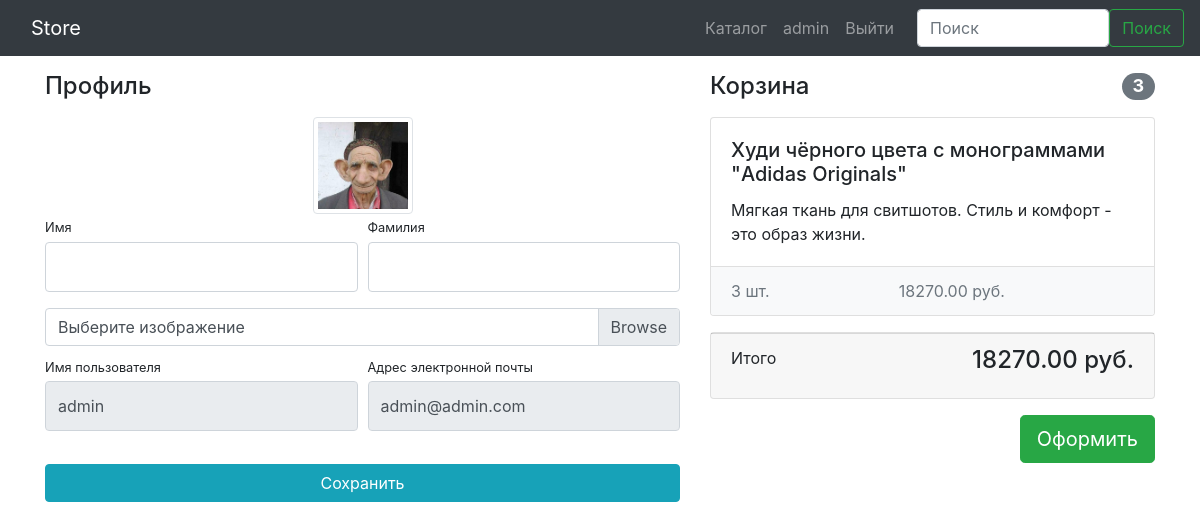
Before: /users/profile/ (signed in) with the older database file.
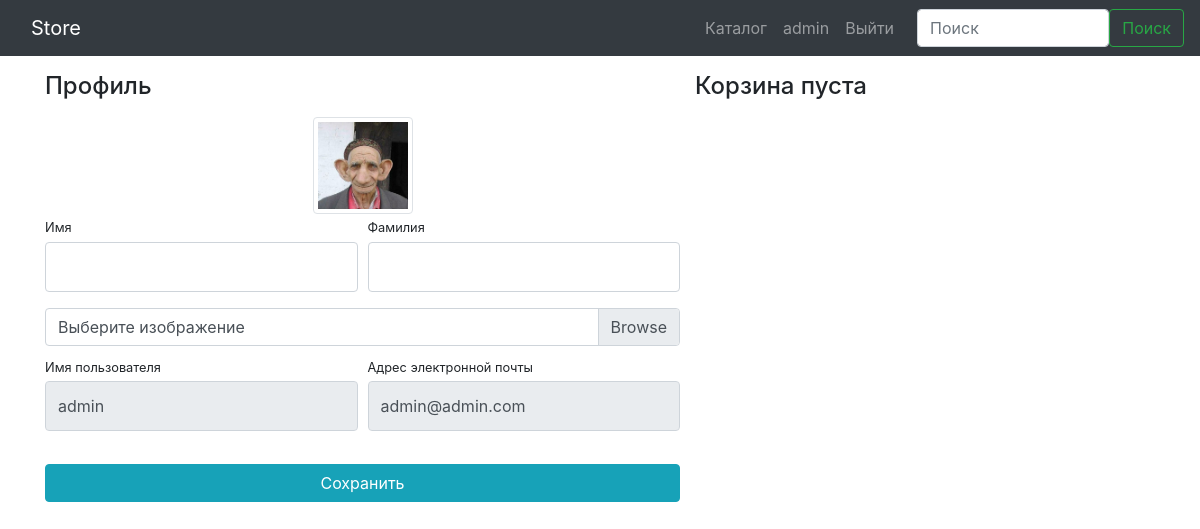
After: the same page with the newer database file.
### products/models.py (models this page shows, shortened)
class Basket(models.Model):
    user = models.ForeignKey(User, on_delete=models.CASCADE)
    product = models.ForeignKey(Product, on_delete=models.CASCADE)
    quantity = models.PositiveIntegerField(default=0)
    created_timestamp = models.DateTimeField(auto_now_add=True)
    def sum(self):
        return self.quantity * self.product.price

class Product(models.Model):
    name = models.CharField(max_length=256)
    image = models.ImageField(upload_to='products_images', blank=True)
    description = models.TextField(blank=True)
    short_description = models.CharField(max_length=64, blank=True)
    price = models.DecimalField(max_digits=8, decimal_places=2, default=0)
    quantity = models.PositiveIntegerField(default=0)
    category = models.ForeignKey(ProductCategory, on_delete=models.CASCADE)
    class Meta:
        verbose_name = "Товар"
        verbose_name_plural = "Товары"
        ordering = ['name']

### users/views.py (the view)
# urls.py: path('profile/', profile, name='profile'),
@login_required
def profile(request):
    user = request.user
    if request.method == 'POST':
        form = UserProfileForm(data=request.POST, files=request.FILES, instance=user)
        if form.is_valid():
            form.save()
            return HttpResponseRedirect(reverse('users:profile'))
    else:
        form = UserProfileForm(instance=user)
    baskets = Basket.objects.filter(user=user)
    total_quantity = sum(basket.quantity for basket in baskets)
    total_sum = sum(basket.sum() for basket in baskets)
    context = {
        'form': form,
        'title': 'Store - Личный кабинет',
        'baskets': baskets,
        'total_quantity': total_quantity,
        'total_sum': total_sum
    }
    return render(request, 'users/profile.html', context)

### users/forms.py
class UserProfileForm(UserChangeForm):
    username = forms.CharField(widget=forms.TextInput(attrs={'readonly': True}))
    email = forms.CharField(widget=forms.EmailInput(attrs={'readonly': True}))
    image = forms.ImageField(widget=forms.FileInput(), required=False)
    class Meta:
        model = User
        fields = ('username', 'email', 'first_name', 'last_name', 'image')
    def __init__(self, *args, **kwargs):
        super(UserProfileForm, self).__init__(*args, **kwargs)
        for field_name, field in self.fields.items():
            field.widget.attrs['class'] = 'form-control py-4'
        self.fields['image'].widget.attrs['class'] = 'custom-file-input'

### users/templates/users/profile.html (shortened to what this page needs)
{% extends 'products/base.html' %}
{% load static %}
{% block css %}
    <link href="{% static 'css/profile.css' %}" rel="stylesheet">
{% endblock %}
{% block content %}
    <div class="container">
        <div class="row">
            <div class="col-lg-7">
                <h4 class="mt-3 mb-3">Профиль</h4>
                <div class="col-lg-12 text-center">
                    <img width="100" height="100" src="{% if user.image %} {{ user.image.url }} {% else %} {% static 'vendor/img/users/default_avatar.jpg' %} {% endif %}" class="img-thumbnail">
                </div>
                <form action="{% url 'users:profile' %}" method="POST" enctype="multipart/form-data"> {% csrf_token %}
                    <div class="form-row">
                        <div class="col-lg-6">
                            <div class="form-group">
                                <label class="small mb-1" for="{{ form.first_name.id_for_label }}">Имя</label>
                                {{ form.first_name }}
                            </div>
                        </div>
                        <div class="col-lg-6">
                            <div class="form-group">
                                <label class="small mb-1" for="{{ form.last_name.id_for_label }}">Фамилия</label>
                                {{ form.last_name }}
                            </div>
                        </div>
                    </div>
                    <div class="form-row mb-2">
                        <div class="col-lg-12">
                            <div class="custom-file">
                                <label class="custom-file-label" for="{{ form.image.id_for_label }}">Выберите изображение</label>
                            </div>
                        </div>
                    </div>
                    <div class="form-row">
                        <div class="col-lg-6">
                            <label class="small mb-1" for="{{ form.username.id_for_label }}">Имя пользователя</label>
                            {{ form.username }}
                        </div>
                        <div class="col-lg-6">
                            <label class="small mb-1" for="{{ form.email.id_for_label }}">Адрес электронной почты</label>
                            {{ form.email }}
                        </div>
                    </div>
                    <div class="form-row">
                        <div class="col-lg-12" style="margin-top: 33px;">
                            <input class="btn btn-info btn-block" type="submit" value="Сохранить">
                        </div>
                    </div>
                </form>
            </div>
            {% include 'products/basket.html' %}
        </div>
    </div>
{% endblock %}

### products/templates/products/basket.html (shortened to what this page needs)
{% if baskets %}
    <div class="col-lg-5">
        <h4 class="mt-3 mb-3 d-flex justify-content-between align-items-center mb-3">
            Корзина <span class="badge badge-secondary badge-pill">{{ total_quantity }}</span>
        </h4>
        {% for basket in baskets %}
            <div class="card mb-3">
                <div class="card-body">
                    <h5 class="card-title">{{ basket.product.name }}</h5>
                    <p class="card-text">{{ basket.product.short_description }}</p>
                </div>
                <ul class="list-group list-group-flush">
                    <li class="list-group-item d-flex justify-content-between lh-condensed bg-light">
                        <span class="text-muted">{{ basket.quantity }} шт.</span>
                        <span class="text-muted">{{ basket.sum }} руб.</span>
                    </li>
                </ul>
            </div>
        {% endfor %}
        <div class="card mb-3">
            <div class="card-footer">
                <p class="float-left">Итого</p>
                <h4 class="float-right">{{ total_sum }} руб.</h4>
            </div>
        </div>
        <button type="button" class="btn btn-success btn-lg float-right">Оформить</button>
    </div>
{% else %}
    <h4 class="mt-3 mb-3 mb-3 text-center">
        Корзина пуста
    </h4>
{% endif %}

Changed rows visible on the page:
removed Basket: product.name "Худи чёрного цвета с монограммами \"Adidas Originals\"", product.short_description "Мягкая ткань для свитшотов. Стиль и комфорт - это образ жизни.", quantity "3", sum "18270.00"
Other visible differences:
{{ total_quantity }}: "3" → (not shown)
{{ total_sum }}: "18270.00" → (not shown)
text no longer shown: "Корзина Итого руб. Оформить"
text now shown: "Корзина пуста"
